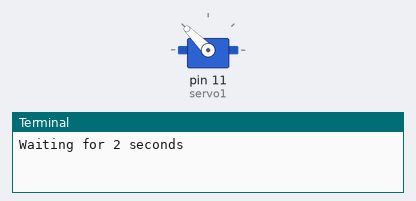
A program run on a simulated Raspberry Pi (header pin numbers). Parts: servo, the last lines printed to the terminal. Servo angles are drawn from the pulse width (0.5 ms = 0°, 2.5 ms = 180°). At 8.0 s the program stops and its outputs stay as they are.

Above: at 0.1 s.
At 2.1 s:
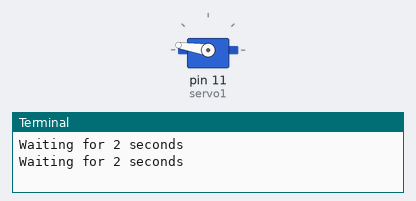
At 4.1 s:
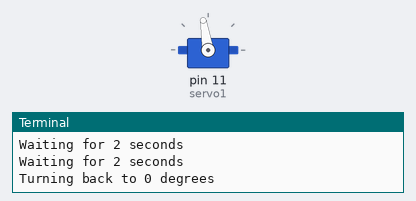
Timing chart, 0 to 7.5 s (numbered marks = the images above):
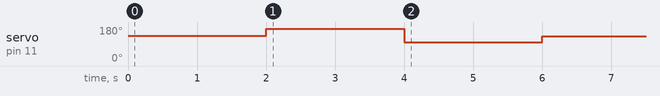

Measured:
- by itself, servo on pin 11 (servo1): 135° → 171° at 2.0 s, → 99° 2.0 s later, → 131° 2.0 s later

The program:

test1.py
```python
# Import libraries
import RPi.GPIO as GPIO
import time

# Set GPIO numbering mode
GPIO.setmode(GPIO.BOARD)

# Set pin 22 as an output, and set servo1 as pin 22 as PWM
GPIO.setup(11,GPIO.OUT)
servo1 = GPIO.PWM(11,50) # Note 22 is pin, 50 = 50Hz pulse

#start PWM running, but with value of 0 (pulse off)
servo1.start(0)
print ("Waiting for 2 seconds")
servo1.ChangeDutyCycle(10)
time.sleep(2)

print ("Waiting for 2 seconds")
servo1.ChangeDutyCycle(12)
time.sleep(2)

#turn back to 0 degrees
print ("Turning back to 0 degrees")
servo1.ChangeDutyCycle(8)
time.sleep(2)

print ("Waiting for 2 seconds")
servo1.ChangeDutyCycle(9.8)
time.sleep(2)

#Clean things up at the end
servo1.stop()
GPIO.cleanup()
print ("Goodbye")
```
